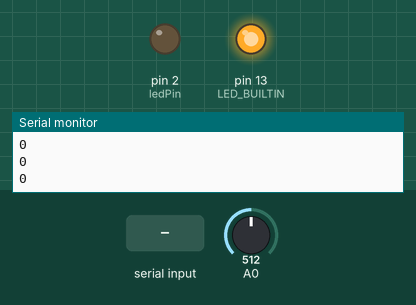
Bench run of a sketch on a simulated Arduino Uno, built with avr-gcc and run on an emulated ATmega328P. On the bench: output pins drawn as LEDs (lit = HIGH), the last lines printed to the serial monitor. The test bench sets the inputs (shaded band); at power-on: A0 = 512.

Above: at 1.0 s.
1.1 s: "1\n" received over Serial
At 2.1 s:
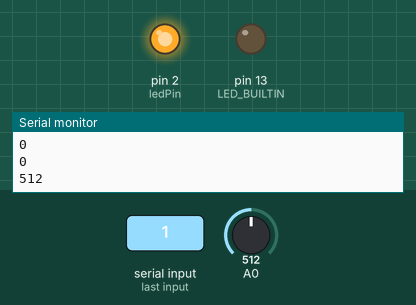
At 3.0 s:
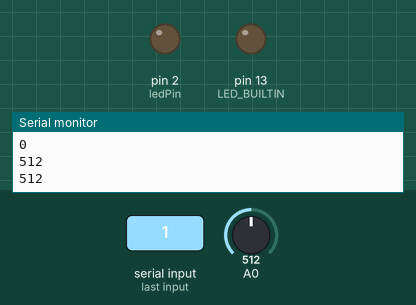
Timing chart, 0 to 4.5 s (numbered marks = the images above; inputs shaded):
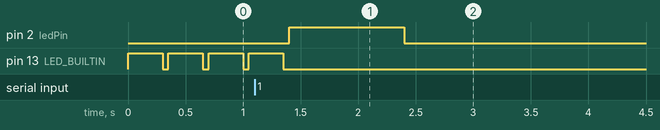

Measured:
- after the input at 1.1 s, pin 2 (ledPin): LOW → HIGH after 0.30 s, → LOW 1.0 s later; pin 13 (LED_BUILTIN): goes on until 1.4 s, then stays LOW

The sketch:

W11_ex3.ino
```cpp
//exercise 3

int ledPin = 2;                //led that flashes on each bounce
unsigned long ledOffTime = 0;  //the time when the led should turn back off

void setup() {
  Serial.begin(9600);
  pinMode(LED_BUILTIN, OUTPUT);
  pinMode(ledPin, OUTPUT);

  //handshake: send a starting value until p5 answers
  while (Serial.available() <= 0) {
    digitalWrite(LED_BUILTIN, HIGH);  //blink while waiting
    Serial.println("0");              //starting message
    delay(300);
    digitalWrite(LED_BUILTIN, LOW);
    delay(50);
  }
}

void loop() {
  //whenever p5 sends something, read it and reply
  if (Serial.available() > 0) {
    int bounce = Serial.parseInt();   //1 if the ball just bounced, else 0

    if (bounce == 1) {
      digitalWrite(ledPin, HIGH);     //turn the led on
      ledOffTime = millis() + 120;    //keep it on for 120 ms
    }

    int sensor = analogRead(A0);      //read the photocell
    Serial.println(sensor);           //send it back to p5
  }

  //turn the led off once its time is up
  if (millis() > ledOffTime) {
    digitalWrite(ledPin, LOW);
  }
}
```
